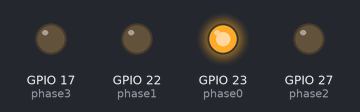
A program run on a simulated Raspberry Pi (BCM pin numbers). Parts: output pins drawn as LEDs (lit = HIGH). At 7.9 s the program stops and its outputs stay as they are.

Above: at 0.05 s.
At 0.75 s:
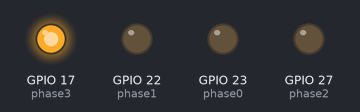
At 1.44 s:
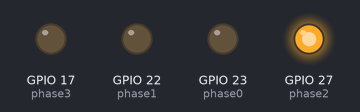
At 2.94 s:
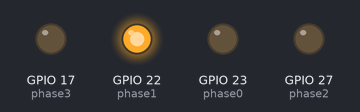
Timing chart, 0 to 3.2 s (numbered marks = the images above):
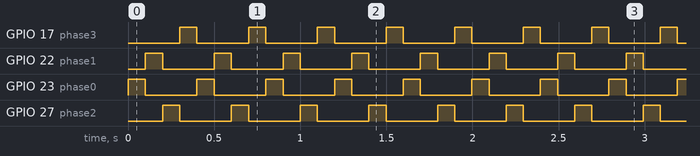

The program:

stepper_02.py
```python
import RPi.GPIO as GPIO
import time

phase0 = 23
phase1 = 22
phase2 = 27
phase3 = 17

delay = 0.1
FinalDelay = 0.025
StepRamp = 0.0001

repeat = 20

GPIO.setmode(GPIO.BCM)
GPIO.setup(phase0, GPIO.OUT)
GPIO.setup(phase1, GPIO.OUT)
GPIO.setup(phase2, GPIO.OUT)
GPIO.setup(phase3, GPIO.OUT)


try:
    while repeat > 0:
        GPIO.output(phase0, 1)
        GPIO.output(phase1, 0)
        GPIO.output(phase2, 0)
        GPIO.output(phase3, 0)
        time.sleep(delay)
        GPIO.output(phase0, 0)
        GPIO.output(phase1, 1)
        GPIO.output(phase2, 0)
        GPIO.output(phase3, 0)
        time.sleep(delay)
        GPIO.output(phase0, 0)
        GPIO.output(phase1, 0)
        GPIO.output(phase2, 1)
        GPIO.output(phase3, 0)
        time.sleep(delay)
        GPIO.output(phase0, 0)
        GPIO.output(phase1, 0)
        GPIO.output(phase2, 0)
        GPIO.output(phase3, 1)
        time.sleep(delay)
        if delay > FinalDelay:
            delay = delay - StepRamp
        repeat = repeat - 1

except KeyboardInterrupt:
        GPIO.output(phase0, 0)
        GPIO.output(phase1, 0)
        GPIO.output(phase2, 0)
        GPIO.output(phase3, 0)
        GPIO.cleanup()
        print "KeyboardInterrupt"
        raise

except:
    # this catches ALL other exceptions including errors.
    # You won't get any error messages for debugging
    # so only use it once your code is working
    print "Other error or exception occurred!"

finally:
    GPIO.cleanup()  # this ensures a clean exit
```

Measured:
- by itself, GPIO 17 (phase3), GPIO 22 (phase1), GPIO 23 (phase0), GPIO 27 (phase2): alternates HIGH for 0.10 s and LOW for 0.30 s, 40 changes in all, then stays LOW
